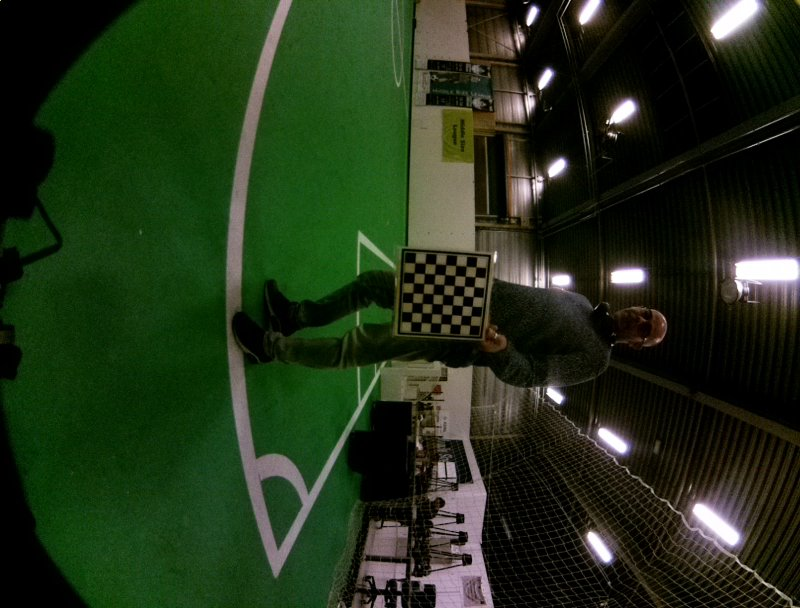
#> input picture test/test_calibration/cam0_20240227_213116.jpg, 800 x 608 px
$ python fisheye_undistort.py cam0_20240227_213116.jpg   (older library calls are emulated)
#> lines starting #> are read from the running program, lines starting #| are printed output that depends on the picture
#!/usr/bin/env python3
import cv2
#assert cv2.__version__[0] == '3', 'The fisheye module requires opencv version >= 3.0.0'
import numpy as np
import sys

# Call this script like this: ./fisheye_undistort.py cam0_20240227_213116.jpg

# You should replace these 3 lines with the output of "fisheye_calibrate.py"
# R 13 - Cam0
#DIM=(800, 608) # Frame Dimension
#K=np.array([[339.2047580681014, 0.0, 424.2836456711181], [0.0, 335.9774032475118, 318.7268177570001], [0.0, 0.0, 1.0]]) # Matrix
#D=np.array([[0.03660207329421741], [-0.1991110554881065], [0.3176363266667778], [-0.17535892670918304]]) # Dist Coeff

# R 13 - Cam3
DIM=(800, 608)
K=np.array([[325.791702381724, 0.0, 413.06204331054323], [0.0, 324.7871151949905, 275.2780688946987], [0.0, 0.0, 1.0]])
D=np.array([[-0.028782876008750652], [0.04152114093715871], [-0.061831042735305236], [0.03151471884477812]])

def undistort(img_path):
#> called with img_path = 'cam0_20240227_213116.jpg'
    img = cv2.imread(img_path)
#> img is the input picture: shape (608, 800, 3); mean B, G, R 25, 49.3, 34
    #h,w = img.shape[:2]
    map1, map2 = cv2.fisheye.initUndistortRectifyMap(K, D, np.eye(3), K, DIM, cv2.CV_16SC2)
    undistorted_img = cv2.remap(img, map1, map2, interpolation=cv2.INTER_LINEAR, borderMode=cv2.BORDER_CONSTANT)
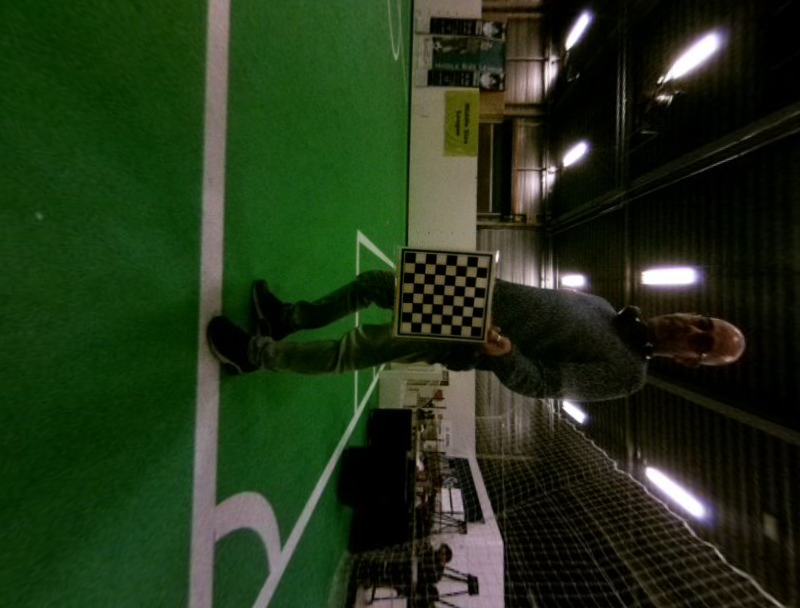
#> undistorted_img: shape (608, 800, 3); mean B, G, R 25.3, 51.5, 34.5
    cv2.imshow("undistorted", undistorted_img)
    cv2.waitKey(0)
    cv2.destroyAllWindows()

if __name__ == '__main__':
    for p in sys.argv[1:]:
        undistort(p)

$ run again, with test/test_calibration/cam0_20240227_213122.jpg copied over test/test_calibration/cam0_20240227_213116.jpg
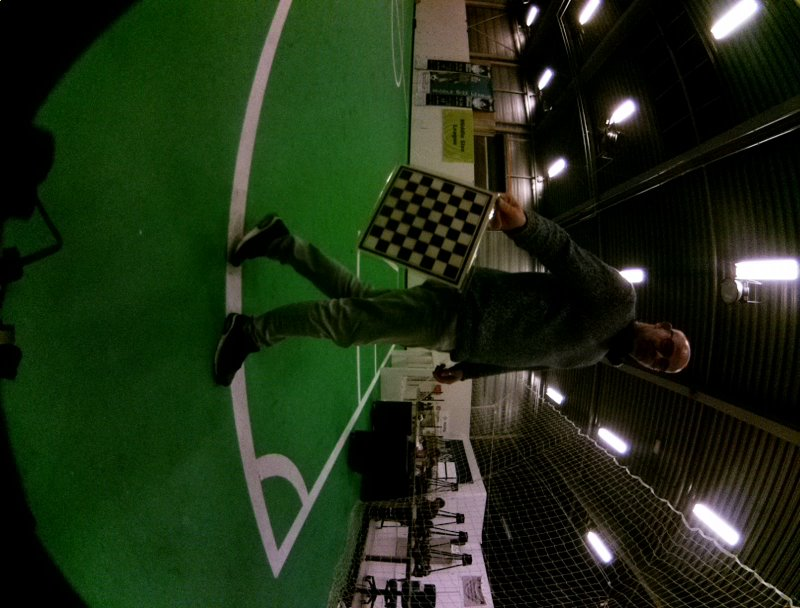
#> input picture test/test_calibration/cam0_20240227_213122.jpg, 800 x 608 px
#> in undistort, img is the input picture: shape (608, 800, 3); mean B, G, R 22.3, 45.6, 31
#> in undistort, `undistorted_img = cv2.remap(img, map1, map2, interpolation=cv2.INTER_L..`:
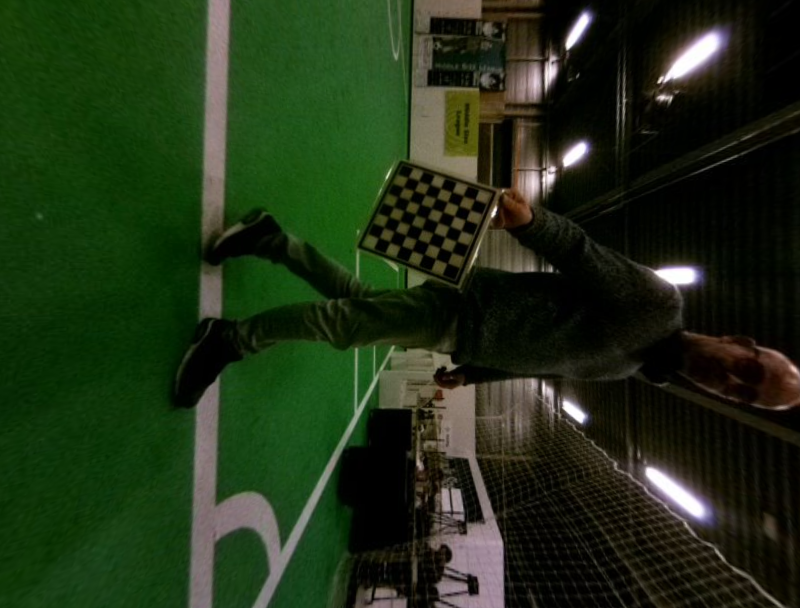
#> undistorted_img: shape (608, 800, 3); mean B, G, R 22.5, 47.8, 31.9
